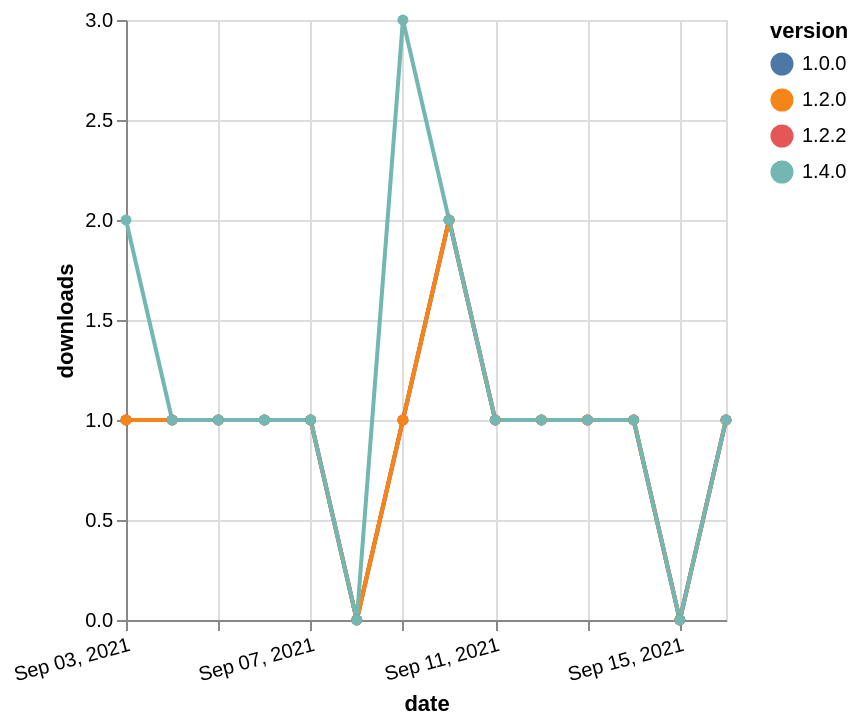

Specify this chart in Vega-Lite:
### Vega-Lite specification from a JSON file in a GitHub repository (floating-point values rounded to 4 significant figures)
{"$schema": "https://vega.github.io/schema/vega-lite/v5.json", "description": "A simple bar chart with embedded data.", "data": {"values": [{"date": "2021-09-03", "total": 174, "delta": 1, "version": "1.0.0"}, {"date": "2021-09-04", "total": 175, "delta": 1, "version": "1.0.0"}, {"date": "2021-09-05", "total": 176, "delta": 1, "version": "1.0.0"}, {"date": "2021-09-06", "total": 177, "delta": 1, "version": "1.0.0"}, {"date": "2021-09-07", "total": 178, "delta": 1, "version": "1.0.0"}, {"date": "2021-09-08", "total": 178, "delta": 0, "version": "1.0.0"}, {"date": "2021-09-09", "total": 179, "delta": 1, "version": "1.0.0"}, {"date": "2021-09-10", "total": 181, "delta": 2, "version": "1.0.0"}, {"date": "2021-09-11", "total": 182, "delta": 1, "version": "1.0.0"}, {"date": "2021-09-12", "total": 183, "delta": 1, "version": "1.0.0"}, {"date": "2021-09-13", "total": 184, "delta": 1, "version": "1.0.0"}, {"date": "2021-09-14", "total": 185, "delta": 1, "version": "1.0.0"}, {"date": "2021-09-15", "total": 185, "delta": 0, "version": "1.0.0"}, {"date": "2021-09-16", "total": 186, "delta": 1, "version": "1.0.0"}, {"date": "2021-09-03", "total": 139, "delta": 1, "version": "1.2.2"}, {"date": "2021-09-04", "total": 140, "delta": 1, "version": "1.2.2"}, {"date": "2021-09-05", "total": 141, "delta": 1, "version": "1.2.2"}, {"date": "2021-09-06", "total": 142, "delta": 1, "version": "1.2.2"}, {"date": "2021-09-07", "total": 143, "delta": 1, "version": "1.2.2"}, {"date": "2021-09-08", "total": 143, "delta": 0, "version": "1.2.2"}, {"date": "2021-09-09", "total": 144, "delta": 1, "version": "1.2.2"}, {"date": "2021-09-10", "total": 146, "delta": 2, "version": "1.2.2"}, {"date": "2021-09-11", "total": 147, "delta": 1, "version": "1.2.2"}, {"date": "2021-09-12", "total": 148, "delta": 1, "version": "1.2.2"}, {"date": "2021-09-13", "total": 149, "delta": 1, "version": "1.2.2"}, {"date": "2021-09-14", "total": 150, "delta": 1, "version": "1.2.2"}, {"date": "2021-09-15", "total": 150, "delta": 0, "version": "1.2.2"}, {"date": "2021-09-16", "total": 151, "delta": 1, "version": "1.2.2"}, {"date": "2021-09-03", "total": 159, "delta": 1, "version": "1.2.0"}, {"date": "2021-09-04", "total": 160, "delta": 1, "version": "1.2.0"}, {"date": "2021-09-05", "total": 161, "delta": 1, "version": "1.2.0"}, {"date": "2021-09-06", "total": 162, "delta": 1, "version": "1.2.0"}, {"date": "2021-09-07", "total": 163, "delta": 1, "version": "1.2.0"}, {"date": "2021-09-08", "total": 163, "delta": 0, "version": "1.2.0"}, {"date": "2021-09-09", "total": 164, "delta": 1, "version": "1.2.0"}, {"date": "2021-09-10", "total": 166, "delta": 2, "version": "1.2.0"}, {"date": "2021-09-11", "total": 167, "delta": 1, "version": "1.2.0"}, {"date": "2021-09-12", "total": 168, "delta": 1, "version": "1.2.0"}, {"date": "2021-09-13", "total": 169, "delta": 1, "version": "1.2.0"}, {"date": "2021-09-14", "total": 170, "delta": 1, "version": "1.2.0"}, {"date": "2021-09-15", "total": 170, "delta": 0, "version": "1.2.0"}, {"date": "2021-09-16", "total": 171, "delta": 1, "version": "1.2.0"}, {"date": "2021-09-03", "total": 123, "delta": 2, "version": "1.4.0"}, {"date": "2021-09-04", "total": 124, "delta": 1, "version": "1.4.0"}, {"date": "2021-09-05", "total": 125, "delta": 1, "version": "1.4.0"}, {"date": "2021-09-06", "total": 126, "delta": 1, "version": "1.4.0"}, {"date": "2021-09-07", "total": 127, "delta": 1, "version": "1.4.0"}, {"date": "2021-09-08", "total": 127, "delta": 0, "version": "1.4.0"}, {"date": "2021-09-09", "total": 130, "delta": 3, "version": "1.4.0"}, {"date": "2021-09-10", "total": 132, "delta": 2, "version": "1.4.0"}, {"date": "2021-09-11", "total": 133, "delta": 1, "version": "1.4.0"}, {"date": "2021-09-12", "total": 134, "delta": 1, "version": "1.4.0"}, {"date": "2021-09-13", "total": 135, "delta": 1, "version": "1.4.0"}, {"date": "2021-09-14", "total": 136, "delta": 1, "version": "1.4.0"}, {"date": "2021-09-15", "total": 136, "delta": 0, "version": "1.4.0"}, {"date": "2021-09-16", "total": 137, "delta": 1, "version": "1.4.0"}]}, "width": "container", "mark": {"type": "line", "point": {"filled": true}}, "encoding": {"x": {"field": "date", "type": "temporal", "timeUnit": "yearmonthdate", "title": "date", "axis": {"labelAngle": -15}}, "y": {"field": "delta", "type": "quantitative", "title": "downloads"}, "color": {"field": "version", "type": "nominal"}, "tooltip": {"field": "delta"}}}
